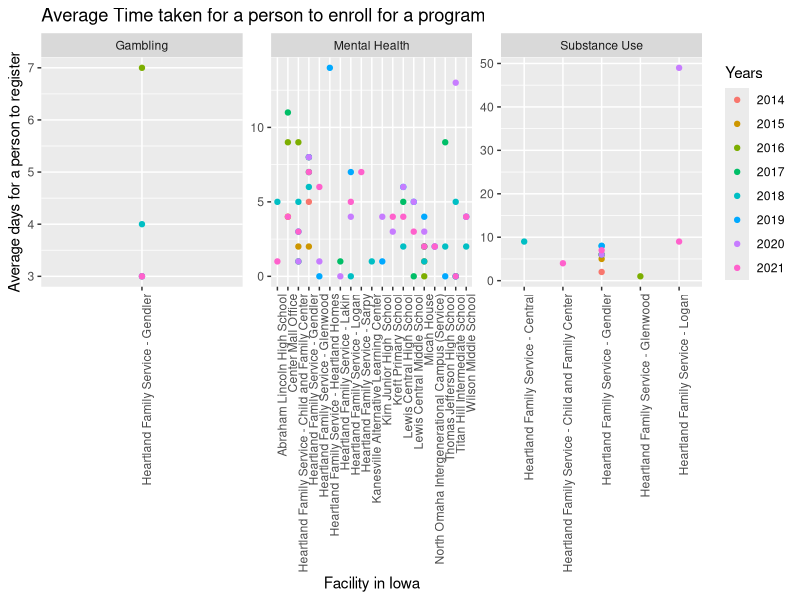
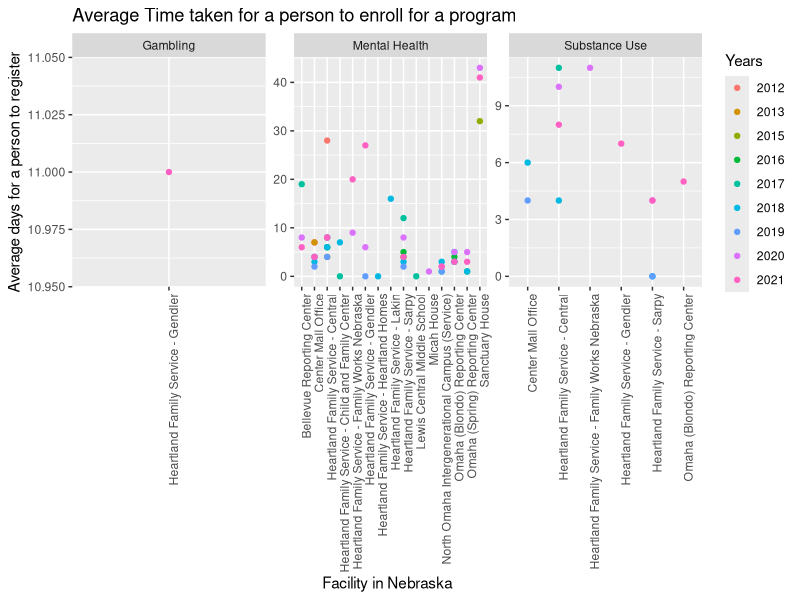

Recreate these plots in R, in order.
## ---- chunk 1
knitr::opts_chunk$set(echo = TRUE)
## ---- chunk 2
library('ggplot2') # for sample plot if required
library('dplyr') # to use pipelines '%>%' for data set

HFS_data<-read.csv("HFS Service Data.csv") # read data set


selected_columns<-c("program_name","facility","actual_date","event_name","date_entered",   
                    "approved_date","zip","state","age","ethnic_identity")
# Above list is used for selecting the columns in the dataset 

HFS_data<-HFS_data %>%
  select(selected_columns)  # this command is used for selecting the required columns
HFS_data$AD<-as.Date(-(HFS_data$actual_date), origin = '2021-08-25')
HFS_data$ED<-as.Date(-(HFS_data$date_entered), origin = '2021-08-25')
HFS_data$AD_M_Y <- format(as.Date(HFS_data$AD), "%Y-%m")
HFS_data$AD_year<-(format(as.Date(HFS_data$ED), "%Y"))
HFS_data$AD_ED<-(HFS_data$actual_date-HFS_data$date_entered)
HFS_data$ED_APD<-(HFS_data$date_entered-HFS_data$approved_date)
HFS_data$AD_APD<-(abs(HFS_data$actual_date-HFS_data$approved_date))
HFS_data$state[HFS_data$state == "NE"] <- "nebraska"
HFS_data$state[HFS_data$state == "IA"] <- "iowa"
## ---- chunk 3
IA<-filter(HFS_data,HFS_data$state=="iowa")#,HFS_data$program_name=='Mental Health')
ag_ia<-aggregate(IA$AD_APD~IA$facility+IA$AD_year+IA$program_name,IA,mean)
ag_ia$`IA$AD_APD`<-round(ag_ia$`IA$AD_APD`,0)
## ---- chunk 4
p <- ggplot(data = ag_ia, aes(y=`IA$AD_APD`,x=`IA$facility`,color= `IA$AD_year` ))
p + geom_point()+facet_wrap(~`IA$program_name`,scale='free')+
theme(axis.text.x = element_text(angle=90, vjust=1, hjust=1))+
  labs(title = "Average Time taken for a person to enroll for a program") +ylab('Average days for a person to register')+xlab('Facility in Iowa')+ labs(colour = "Years")

## ---- chunk 5
ne<-filter(HFS_data,HFS_data$state=="nebraska")#,HFS_data$program_name=='Mental Health')
ag_ne<-aggregate(ne$AD_APD~ne$facility+ne$AD_year+ne$program_name,ne,mean)
ag_ne$`ne$AD_APD`<-round(ag_ne$`ne$AD_APD`,0)
## ---- chunk 6
#, out.width = "1900px",out.height='800px'
p <- ggplot(data = ag_ne, aes(y=`ne$AD_APD`,x=`ne$facility`,color=`ne$AD_year` ))
p + geom_point()+facet_wrap(~`ne$program_name`,scale='free')+
  theme(axis.text.x = element_text(angle=90, vjust=1, hjust=1))+
  labs(title = "Average Time taken for a person to enroll for a program") +ylab('Average days for a person to register')+xlab('Facility in Nebraska')+ labs(colour = "Years")

